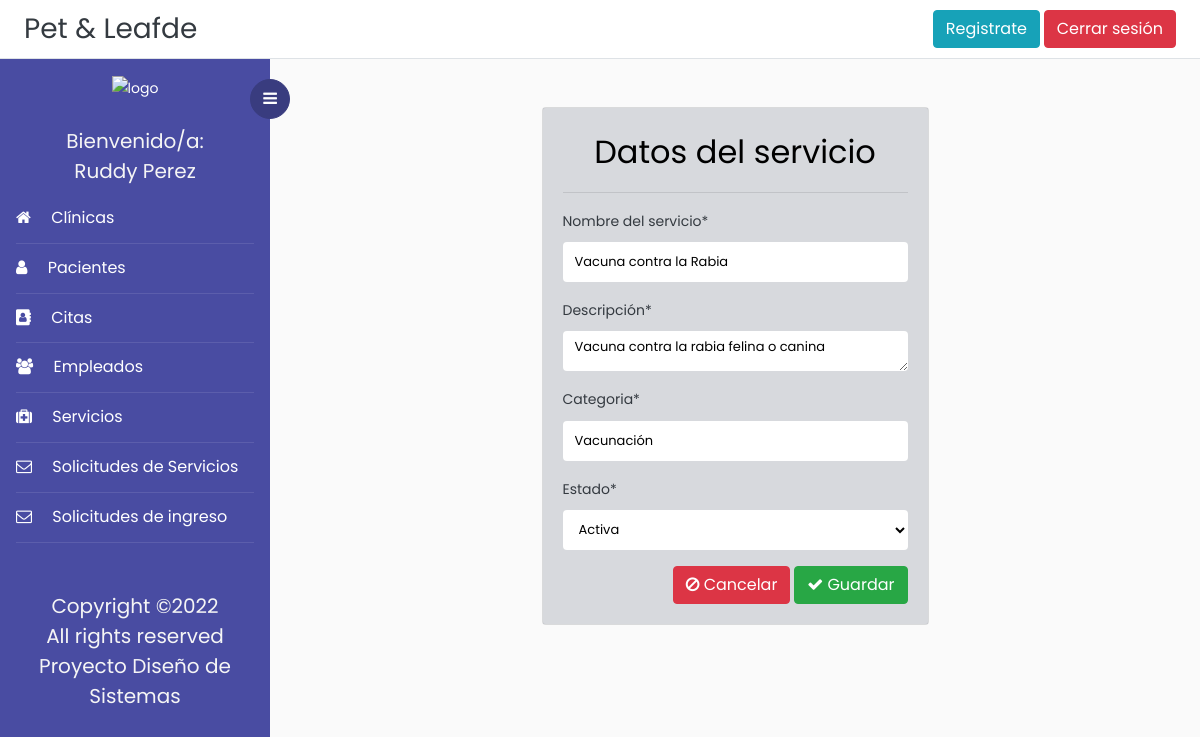
The page /modificarServicio/3 (signed in) on the database its author committed.
### Veterinaria/models.py (models this page shows, shortened)
class Servicio(models.Model):
    idServicio = models.IntegerField(primary_key=True)
    nombreServicio = models.CharField(max_length=50, validators=[solo_Letras])
    descServicio = models.CharField(max_length=200)
    catServicio = models.CharField(max_length=30)
    ESTADOServicio = (('Activa', 'Activa'),('Inactiva','Inactiva'))
    estadoServicio = models.CharField(max_length=10, choices=ESTADOServicio, default="Activa")

### Veterinaria/views.py (the view)
# urls.py: path('modificarServicio/<int:pk>',login_required(ModificarServicio.as_view()), name='modificar_servicio'),
class ModificarServicio(UpdateView):
    model = Servicio
    template_name = 'Plantillas/modificarServicio.html'
    form_class= ServicioForm
    success_url = reverse_lazy('listado_servicios')

### Veterinaria/forms.py
class ServicioForm(forms.ModelForm):
	class Meta:
		model = Servicio
		fields = [
			'nombreServicio','descServicio','catServicio', 'estadoServicio',
		]
		labels = {
			'nombreServicio':'Nombre del servicio',
			'descServicio':'Descripción',
			'catServicio':'Categoria',
			'estadoServicio':'Estado',
		}
		widgets = {
			'descServicio':forms.Textarea(attrs={'class':'form-contol', 'rows':'4'}),
		}

### Veterinaria/templates/Plantillas/modificarServicio.html (shortened to what this page needs)
{% extends 'base.html' %}
{%load static%}
{% block content %}
{% load crispy_forms_tags %}
<div class="container">
    <div class="row">
        <div class="col-12 col-md-6 offset-md-3">
            <div class="card bg-light text-dark">
                <div class="card-body" style="background-color: #b9bbc281;">
                    <h2 align="center">Datos del servicio</h2>
                    <hr>
                    <form action="" method="post">
                        {{ form|crispy}}
                        <div class="d-flex justify-content-end">
                            <a href="javascript: history.go(-1)" class="btn btn-danger"><i class="fa fa-ban"
                                    aria-hidden="true"></i> Cancelar</a>
                            <button type="submit" class="btn btn-success float-right"><i class="fa fa-check"
                                    aria-hidden="true"></i> Guardar</button>
                        </div>
                    </form>
                </div>
            </div>
        </div>
    </div>
</div>
{% endblock content%}

### Veterinaria/templates/base.html (shortened to what this page needs)
<!doctype html>
<html lang="en">
  <head>
	<link rel="stylesheet" href="https://cdnjs.cloudflare.com/ajax/libs/select2/4.0.13/css/select2.min.css" />
    <link rel="stylesheet" href="https://cdn.jsdelivr.net/bxslider/4.2.12/jquery.bxslider.css">
	<link rel="stylesheet" href="https://stackpath.bootstrapcdn.com/font-awesome/4.7.0/css/font-awesome.min.css">
    {% load static %}
	<link rel="stylesheet" href="{% static 'css/style.css' %}">
    <link href='https://api.mapbox.com/mapbox-gl-js/v2.3.1/mapbox-gl.css' rel='stylesheet' />
  </head>
  <body>
		{% block navbar %}
	  <div class="d-flex flex-column flex-md-row align-items-center p-2 px-md-4 bg-white border-bottom box-shadow">
      <h3 class="my-0 mr-md-auto font-weight-normal" ><a class="text-dark" href="{% url 'index' %}">Pet & Leafde</a></h3>
	  <a class="btn btn-info" href="{% url 'registro'%}">Registrate</a>&nbsp;
	  {% if request.user.is_authenticated %}
      <a class="btn btn-danger" href="{% url 'logout' %}">Cerrar sesión</a>
	  {% else %}
	  <a class="btn btn-success" href="{% url 'login' %}">Iniciar sesión</a>
	  {% endif %}
    </div>
		<div class="wrapper d-flex align-items-stretch">
			<nav id="sidebar">
				<div class="custom-menu">
					<button type="button" id="sidebarCollapse" class="btn btn-primary">
	          <i class="fa fa-bars"></i>
	        </button>
        </div>
				<div class="p-3">
        <div class="contenedor_logo" align="center">
            <img  class="logo"  src="{% static 'images/logo.png'%}" alt="logo">
        </div>&nbsp;
			{% if request.user.is_authenticated %}
			<h5 style="color:whitesmoke;" class="my-0 mr-md-auto font-weight-normal" align ="center">Bienvenido/a:</h5>
			<h5 style="color:whitesmoke;" align ='center'>{{user.first_name}} {{user.last_name}}</h5>
	        <ul class="list-unstyled components mb-5">
	          <li class="active">
	            <a href="{% url 'listar_clinica' %}"><span class="fa fa-home mr-3"></span> Clínicas</a>
	          </li>
	          <li class="active">
	            <a href="{% url 'listado_pacientes' %}"><span class="fa fa-user mr-3"></span> Pacientes</a>
	          </li>
	          <li class="active">
              <a href="{% url 'listado_citas' %}"><span class="fa fa-address-book mr-3"></span> Citas</a>
	          </li>
	          <li class="active">
              	<a href="{% url 'listado_empleados' %}"><span class="fa fa-users mr-3"></span> Empleados</a>
	          </li>
			  <li class="active">
              	<a href="{% url 'listado_servicios' %}"><span class="fa fa-medkit mr-3"></span> Servicios</a>
	          </li>
			  <li class="active">
              	<a href="{% url 'listado_solicitud_servicio' %}"><span class="fa fa-envelope-o mr-3"></span> Solicitudes de Servicios</a>
	          </li>
			  <li class="active">
				<a href="{% url 'listado_solicitudes' %}"><span class="fa fa-envelope-o mr-3"></span> Solicitudes de ingreso</a>
			</li>
			</ul>
			{% endif %}
	        <div class="footer">
	        	<h5 align="center" style="color:whitesmoke;">
						  Copyright &copy;<script>document.write(new Date().getFullYear());</script><br>
						  All rights reserved <br> Proyecto Diseño de Sistemas
	        </div>
	      </div>
    	</nav>
        {% endblock navbar%}
      <div id="content" class="p-4 p-md-5 pt-5">
	  {% block content %}{% endblock content%}
  </body>
</html>

### rows shown on the page
Servicio: nombreServicio "Vacuna contra la Rabia", descServicio "Vacuna contra la rabia felina o canina", catServicio "Vacunación", estadoServicio "Activa"

### other values the page prints
{{ user.first_name }} "Ruddy"
{{ user.last_name }} "Perez"
